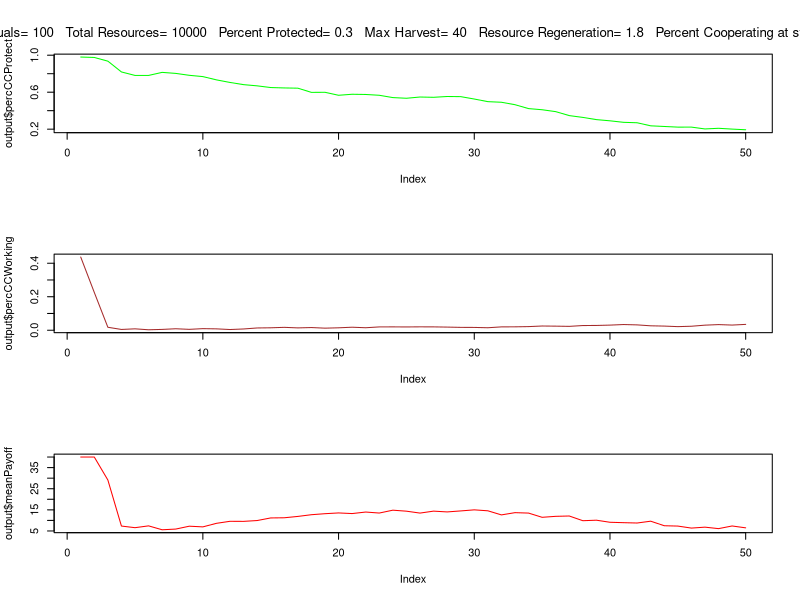

Recreate this plot in R.


abm<-function(#Specified parameters
  Individuals=100, #number of total resource users in a population
  
  TotalResourceUnit=10000, #total available resource units
  
  PercProtected=0.3, #percent of the total resource that's in a protected area
  
  CoopPercStart=0.9, #percent of individuals who start by following the rules at t0
  
  TimeSteps=20,
  ResourceRegenerationPerTimeStep=1.5,
  harvestMax=25){
  
  ## Set parameters
  PercWorking= 1-PercProtected #percent of resource in a working landscape
  TotalResourceWorking = PercWorking*TotalResourceUnit #number of resources in the working landscape starting
  TotalResourceProtected = PercProtected*TotalResourceUnit #number of resources in the protected landscape starting
  CoopNumStart= CoopPercStart*Individuals #number of individuals cooperating fully at t0
  
  DefNumStart= (1-CoopPercStart)*Individuals #number of individuals defecting at t0
  PercTimeProtected = c(rep(0,CoopNumStart),rbeta(DefNumStart+1,1,2)) #percent of their foraging time each indv spends in the PA
  PercTimeWorking = (1-PercTimeProtected)#percent of their foraging time each indv spends in the working landscape
  
  agents<-data.frame(PercTimeProtected,
                     PercTimeWorking,
                     PayoffProtectedLastTime = rep(NA,Individuals),
                     PayoffWorkingLastTime= rep(NA,Individuals))   #dataframe to be filled with initial payoffs
  
  ProtectPerDefect<-as.integer(TotalResourceProtected/DefNumStart) #protected area resources per each individual harvesting there
  WorkingPerTotal<-as.integer(TotalResourceWorking/Individuals) #working landscape resources per individual
  
  for ( i in 1:nrow(agents)){  #fill the starting df percent payoff from the protected landscape is a function of the amount 
    agent2<-agents[i,]   #of resources there per individual searching there, and a random draw with a chance of success equal to time spent
    agents[i,4]<-rbinom(1,WorkingPerTotal,agent2$PercTimeWorking)
    agents[i,4]<-ifelse(agents[i,4]>harvestMax,harvestMax,agents[i,4])
    agents[i,3]<- ifelse(agents[i,4]<= harvestMax,rbinom(1,ProtectPerDefect,agent2$PercTimeProtected),0) #if they didnt get the max harvest, then 
    agents[i,3]<-ifelse(agents[i,3]>harvestMax-agents[i,4],harvestMax-agents[i,4],agents[i,3])
    } #see what they get from the working landscape first
  
  
  
  agents$PayoffTotalLastTime<- agents$PayoffProtectedLastTime + agents$PayoffWorkingLastTime #total payoff is the sum of what they get from both areas
   
  
  output<-data.frame(timeStep = 1:TimeSteps, #create df to fill with the outputs from each time step
                     meanTimeProtect = rep(NA,TimeSteps),
                     meanTimeWorking = rep(NA,TimeSteps),
                     NumResourcesProtect = rep(NA,TimeSteps),
                     percCCProtect = rep(NA,TimeSteps),
                     NumResourcesWorking = rep(NA,TimeSteps),
                     percCCWorking = rep(NA,TimeSteps),
                     meanPayoff = rep(NA,TimeSteps))

output$meanTimeProtect[1] <- mean(agents$PercTimeProtected)  #fill it with the outouts from time 1
output$meanTimeWorking[1]  <- mean(agents$PercTimeWorking) 
output$NumResourcesProtect[1] <- TotalResourceProtected-sum(agents$PayoffProtectedLastTime) 
output$NumResourcesWorking[1] <- TotalResourceWorking-sum(agents$PayoffWorkingLastTime) 
output$percCCProtect[1]  <- output$NumResourcesProtect[1]/TotalResourceProtected
output$percCCWorking[1]  <- output$NumResourcesWorking[1]/TotalResourceWorking
output$meanPayoff[1]  <- mean(agents$PayoffTotalLastTime) 

  

for (t in 2:TimeSteps){  #run the abm for all o fthe time steps
  
#choose new strategy  

LastTimeAgents<-agents  #save the agents from the pervious time to a new df

LastTimePercTimeProtected<-LastTimeAgents$PercTimeProtected  #pull out the previous pretected foraging times as vector
LastTimePercWorking<-LastTimeAgents$PercTimeWorking  #pull out the previous working foraging times as vector

PercTimeProtected<-rep(NA,length(PercTimeProtected))  #nullify the previous perc time protected vector so we can fill it later and be confident the values changed
 for (j in 1:nrow(LastTimeAgents)){  
  ThisAgent<-LastTimeAgents[j,]      #modify the foraging strategy of each agent individualls
  OtherAgents<-LastTimeAgents[-j,]   #dataframe of ther agents for them to copy from
  ThisAgentPayoff<-ThisAgent$PayoffTotalLastTime   #payoff last time period for this agent
  OtherAgentSpecific<-OtherAgents[sample(nrow(OtherAgents),1),] #choose a specific agent for them to get paired up with
  OtherAgentPayoff<-OtherAgentSpecific$PayoffTotalLastTime  #Payoff the other agent recieved
  OtherAgentPercProtect<-OtherAgentSpecific$PercTimeProtected #strategy of other agent
  ThisAgentPercProtect<-ThisAgent$PercTimeProtected  #strategy of this agent
  
  PercTimeProtected[j]<-ifelse(ThisAgentPayoff >=OtherAgentPayoff,ThisAgent$PercTimeProtected,
                            (ThisAgentPercProtect+((OtherAgentPercProtect-ThisAgentPercProtect)/2))) #vector of new strategies
  
  #if this agent did better than the randomly selected agent then they keep their strategy
  #if they did worse thnan they modify their strategy to be the difference between their previou sstrategy and the randomly selected agent
  
}
  
PercTimeWorking<- 1-PercTimeProtected   #time foraging in the working landscape


agents<-data.frame(PercTimeProtected,   #new agent dataframe to fill
                   PercTimeWorking,
                   PayoffProtectedLastTime = rep(NA,Individuals),
                   PayoffWorkingLastTime= rep(NA,Individuals)) 


#New resource pools to pull from
#make sure they dont regenerate past their carrying capacity

NewProtectedResourcesTotal<-output$NumResourcesProtect[t-1] * ResourceRegenerationPerTimeStep
NewProtectedResourcesTotal<-ifelse(NewProtectedResourcesTotal<=  TotalResourceProtected,NewProtectedResourcesTotal, TotalResourceProtected)
NewWorkingResourcesTotal<-output$NumResourcesWorking[t-1] * ResourceRegenerationPerTimeStep
NewWorkingResourcesTotal<-ifelse(NewWorkingResourcesTotal<=TotalResourceWorking,NewWorkingResourcesTotal,TotalResourceWorking)

ProtectPerDefect<-as.integer(NewProtectedResourcesTotal/nrow(agents[agents$PercTimeProtected>0,])) #protected area resources per each individual harvesting there  
WorkingPerTotal<-as.integer(NewWorkingResourcesTotal/Individuals)


for ( i in 1:nrow(agents)){  #fill the starting df percent payoff from the protected landscape is a function of the amount 
  agent2<-agents[i,]   #of resources there per individual searching there, and a random draw with a chance of success equal to time spent
  agents[i,4]<-rbinom(1,WorkingPerTotal,agent2$PercTimeWorking)
  agents[i,4]<-ifelse(agents[i,4]>harvestMax,harvestMax,agents[i,4])
  agents[i,3]<- ifelse(agents[i,4]<= harvestMax,rbinom(1,ProtectPerDefect,agent2$PercTimeProtected),0) #if they didnt get the max harvest, then 
  agents[i,3]<-ifelse(agents[i,3]>harvestMax-agents[i,4],harvestMax-agents[i,4],agents[i,3])
} #see what they get from the working landscape first



agents$PayoffTotalLastTime<- agents$PayoffProtectedLastTime + agents$PayoffWorkingLastTime #total payoff is the sum of what they get from both areas

output$meanTimeProtect[t] <- mean(agents$PercTimeProtected)  #fill it with the outouts from time 1
output$meanTimeWorking[t]  <- mean(agents$PercTimeWorking) 
output$NumResourcesProtect[t] <- NewProtectedResourcesTotal-sum(agents$PayoffProtectedLastTime) 
output$NumResourcesWorking[t]  <- NewWorkingResourcesTotal-sum(agents$PayoffWorkingLastTime)
output$percCCProtect[t]  <- output$NumResourcesProtect[t]/TotalResourceProtected
output$percCCWorking[t]  <- output$NumResourcesWorking[t]/TotalResourceWorking
output$meanPayoff[t]  <- mean(agents$PayoffTotalLastTime)

}

par(mfrow=c(3,1))
plot(output$percCCProtect, type = 'l',col="green")
plot(output$percCCWorking, type = 'l',col="brown")
plot(output$meanPayoff, type = 'l',col="red")
mtext(paste("Individuals=",Individuals,
            "  Total Resources=",TotalResourceUnit,
            "  Percent Protected=",PercProtected,
            "  Max Harvest=",harvestMax,
            "  Resource Regeneration=",ResourceRegenerationPerTimeStep,
            "  Percent Cooperating at start",CoopPercStart ), side=3, outer=TRUE, line=-3,cex=0.8)


 return(output) 
}

abm(harvestMax = 40,ResourceRegenerationPerTimeStep = 1.8,TimeSteps = 50)
